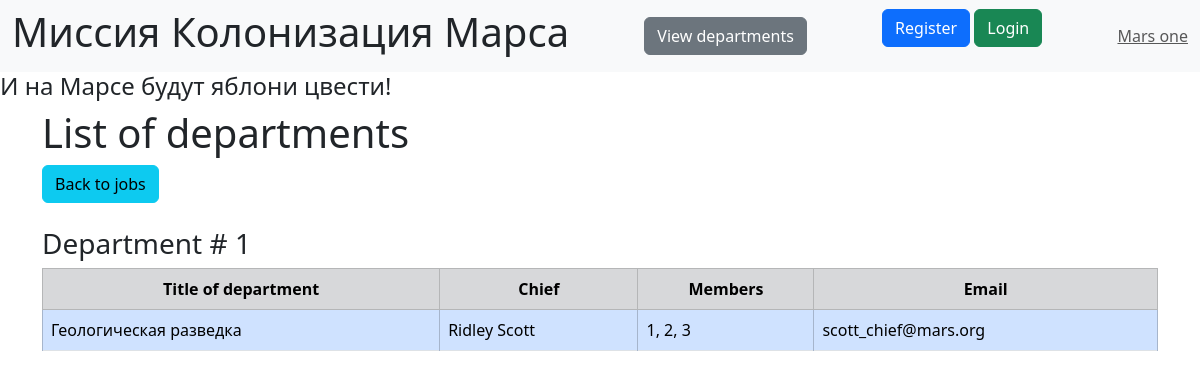
/departments, run on an earlier commit of the app's database.
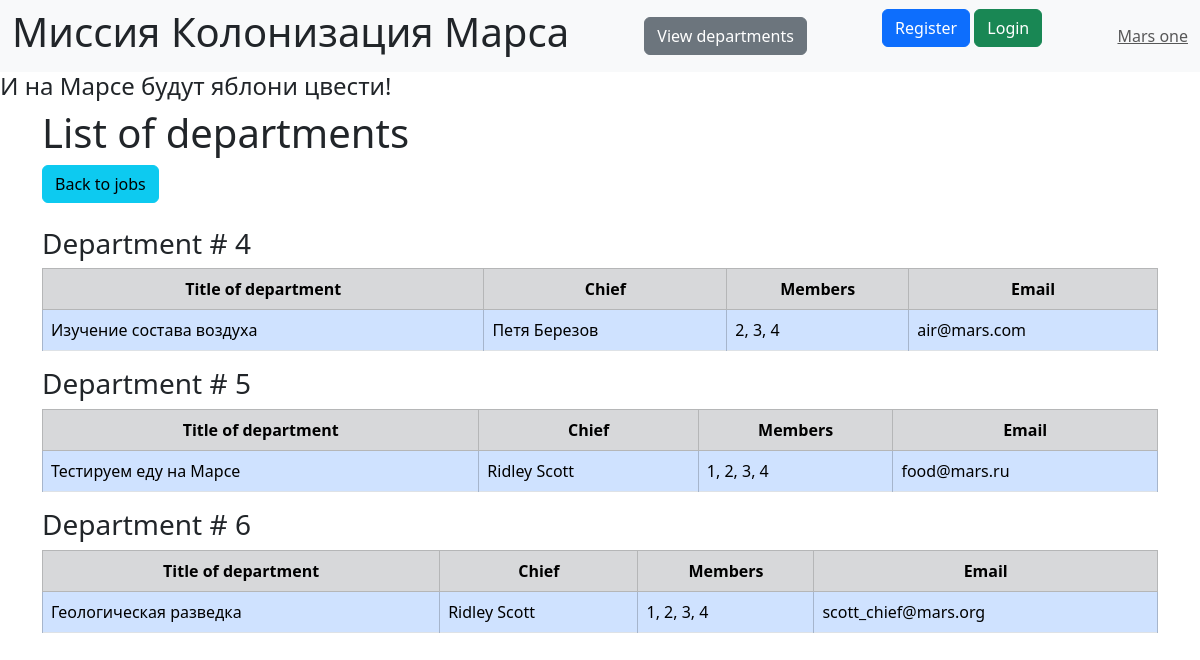
And on a later commit of the database.
### SQL/data/department.py (models this page shows, shortened)
class Department(SqlAlchemyBase):
    __tablename__ = 'departments'
    id = sqlalchemy.Column(sqlalchemy.Integer, primary_key=True, autoincrement=True)
    title = sqlalchemy.Column(sqlalchemy.String, nullable=True)
    members = sqlalchemy.Column(sqlalchemy.String, nullable=True)
    email = sqlalchemy.Column(sqlalchemy.String, index=True, unique=True, nullable=True)
    chief = sqlalchemy.Column(sqlalchemy.Integer, sqlalchemy.ForeignKey("users.id"))
    chief_user = orm.relationship('User')

### SQL/data/users.py (models this page shows, shortened)
class User(SqlAlchemyBase, UserMixin):
    __tablename__ = 'users'
    id = sqlalchemy.Column(sqlalchemy.Integer, primary_key=True, autoincrement=True)
    surname = sqlalchemy.Column(sqlalchemy.String, nullable=True)
    name = sqlalchemy.Column(sqlalchemy.String, nullable=True)
    age = sqlalchemy.Column(sqlalchemy.Integer)
    position = sqlalchemy.Column(sqlalchemy.String, nullable=True)
    speciality = sqlalchemy.Column(sqlalchemy.String, nullable=True)
    address = sqlalchemy.Column(sqlalchemy.String, nullable=True)
    email = sqlalchemy.Column(sqlalchemy.String, index=True, unique=True, nullable=True)
    hashed_password = sqlalchemy.Column(sqlalchemy.String, nullable=True)
    modified_date = sqlalchemy.Column(sqlalchemy.DateTime, default=datetime.datetime.now)
    jobs = orm.relationship("Jobs", back_populates='user')
    departments = orm.relationship("Department", back_populates='chief_user')

### main.py (the view)
@app.route('/departments', methods=['GET', 'POST'])
def department_view():
    session = db_session.create_session()
    departments = session.query(Department)
    captions = ['Title of department', 'Chief', 'Members', 'Email']
    return render_template('departments.html', departments=departments, captions=captions)

### SQL/data/db_session.py (called while the page is built)
def create_session() -> Session:
    global __factory
    return __factory()

### templates/departments.html (shortened to what this page needs)
{% extends "base.html"%}
{% block content %}
    <h1>List of departments</h1>
    <a class="btn btn-info" href="/">Back to jobs</a><br><br>
    {% for department in departments%}
          <h3>Department # {{department.id}}</h3>
          <table class="table table-striped table-bordered">
          <tr class="table-secondary">
              {% for caption in captions%}
                    <th style="text-align: center;">{{caption}}</th>
              {% endfor%}
          </tr>
          <tr style="max-height: 100px">
              <td class="table-primary">{{ department.title }}</td>
              <td class="table-primary">{{ department.chief_user.name }} {{department.chief_user.surname}}</td>
              <td class="table-primary">{{ department.members }}</td>
              <td class="table-primary">{{ department.email }}</td>
          </tr>
          </table>
    {% endfor%}
{% endblock %}

### templates/base.html (shortened to what this page needs)
<!DOCTYPE html>
<html lang="en">
<head>
    <link href="https://cdn.jsdelivr.net/npm/bootstrap@5.3.3/dist/css/bootstrap.min.css" rel="stylesheet">
</head>
<body>
<nav class="navbar navbar-expand-lg bg-body-tertiary">
  <div class="container-fluid">
   <h1>Миссия Колонизация Марса</h1>
      <a class="btn btn-secondary" href="/departments">View departments</a>
      {% if current_user.is_authenticated %}
      <a class="navbar-brand" href="/logout">{{ current_user.name }} {{current_user.surname}}</a>
      <a class="btn btn-info" href="/addjob">Add job</a>
      <a class="btn btn-danger" href="/logout">Logout</a>
      {% else %}
      <p>
          <a class="btn btn-primary" href="/register">Register</a>
        <a class="btn btn-success" href="/login">Login</a>
      </p>
      {% endif %}
      <a class="navbar-text" href="#">
        Mars one
      </a>
    </div>
</nav>
<h4>И на Марсе будут яблони цвести!</h4>
<main role="main" class="container">
    {% block content %}
    {% endblock %}
</main>
</body>
</html>

What changed in the data, as far as the page shows it:
removed Department: id "1", captions "Title of department" "Chief" "Members" "Email", title "Геологическая разведка", chief_user.name "Ridley", chief_user.surname "Scott", members "1, 2, 3", email "scott_chief@mars.org"
added Department: id "4", captions "Title of department" "Chief" "Members" "Email", title "Изучение состава воздуха", chief_user.name "Петя", chief_user.surname "Березов", members "2, 3, 4", email "air@mars.com"
added Department: id "5", captions "Title of department" "Chief" "Members" "Email", title "Тестируем еду на Марсе", chief_user.name "Ridley", chief_user.surname "Scott", members "1, 2, 3, 4", email "food@mars.ru"
added Department: id "6", captions "Title of department" "Chief" "Members" "Email", title "Геологическая разведка", chief_user.name "Ridley", chief_user.surname "Scott", members "1, 2, 3, 4", email "scott_chief@mars.org"
